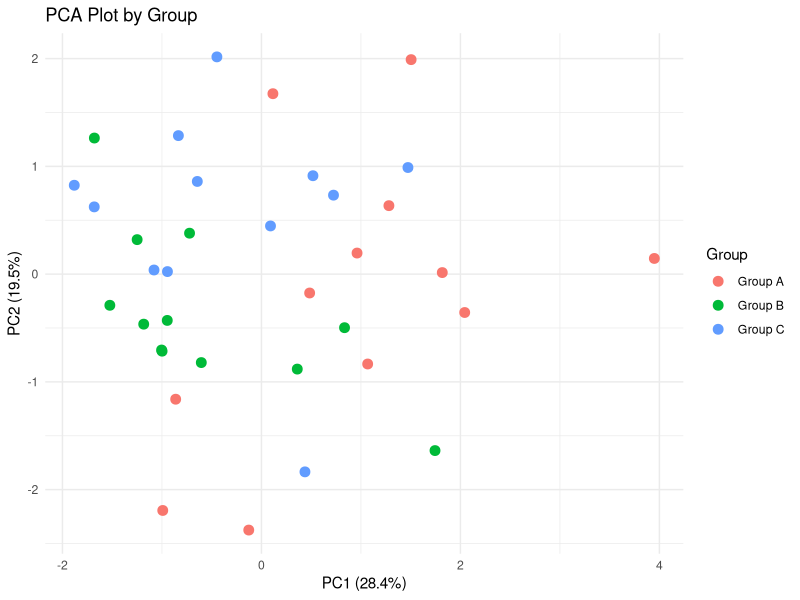
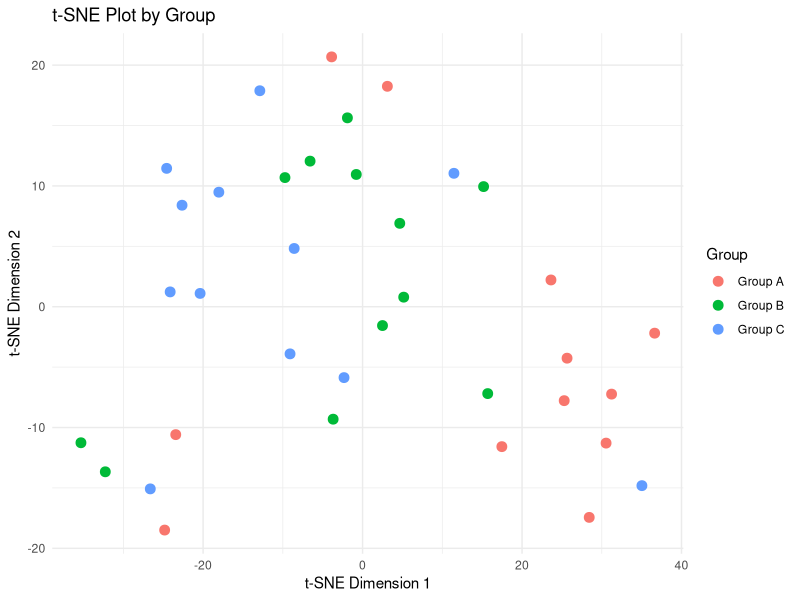

Recreate these plots in R, in order.
library(ggplot2)

set.seed(1210159)
n <- 36
grp <- rep(c("Group A", "Group C", "Group B"), each = 12)
g <- rep(c(0, 1, 1), each = 12)

footfall_k <- round(120.0 + 30.0 *
                      (rnorm(n) + 1.30 * g), 1)
spend_rs <- round(3200 + 600.0 *
                    (rnorm(n) + 1.10 * g), 0)
stay_nights <- round(2.8 + 0.7 *
                       (rnorm(n) + 0.10 * g), 1)
rating10 <- round(7.6 + 0.8 *
                    (rnorm(n) + 0.70 * g), 1)
occupancy_pct <- round(68.0 + 10.0 *
                         (rnorm(n) + 0.80 * g), 1)
complaints <- round(4.0 + 1.2 *
                      (rnorm(n) + 0.07 * g), 1)

df <- data.frame(footfall_k, spend_rs,
                 stay_nights, rating10,
                 occupancy_pct, complaints)

# 1. PCA on scaled data
pca <- prcomp(df, scale. = TRUE)
variance <- pca$sdev^2 / sum(pca$sdev^2) * 100
cumulative <- cumsum(variance)

cat("PC1 variance =", variance[1], "%\n")
cat("PC2 variance =", variance[2], "%\n")
cat("Components for at least 80% variance =",
    which(cumulative >= 80)[1], "\n")

# 2. PCA plot
scores <- data.frame(
  PC1 = pca$x[, 1],
  PC2 = pca$x[, 2],
  Group = grp
)

ggplot(scores, aes(PC1, PC2, colour = Group)) +
  geom_point(size = 3) +
  labs(title = "PCA Plot by Group",
       x = paste0("PC1 (", round(variance[1], 1), "%)"),
       y = paste0("PC2 (", round(variance[2], 1), "%)")) +
  theme_minimal()

# Largest absolute loading on PC1
loadings <- pca$rotation[, 1]
largest <- names(which.max(abs(loadings)))
cat("Largest absolute PC1 loading =", largest, "\n")
cat("Loading value =", loadings[largest], "\n")

# 3. Variance explained by group
cat("PC1 group R-squared =",
    summary(lm(pca$x[, 1] ~ grp))$r.squared, "\n")
cat("PC2 group R-squared =",
    summary(lm(pca$x[, 2] ~ grp))$r.squared, "\n")

# 4. t-SNE plot
# Install once if needed: install.packages("Rtsne")
library(Rtsne)

set.seed(1210159)
ts <- Rtsne(scale(df), dims = 2,
            perplexity = 5,
            check_duplicates = FALSE)

ts_df <- data.frame(
  TSNE1 = ts$Y[, 1],
  TSNE2 = ts$Y[, 2],
  Group = grp
)

ggplot(ts_df, aes(TSNE1, TSNE2, colour = Group)) +
  geom_point(size = 3) +
  labs(title = "t-SNE Plot by Group",
       x = "t-SNE Dimension 1",
       y = "t-SNE Dimension 2") +
  theme_minimal()

cat("Interpretation: PCA preserves directions of greatest variance; t-SNE emphasizes local neighbourhoods rather than explained variance.\n")
cat("Recommendation: Compare both plots and validate apparent clusters using the original variables.\n")
